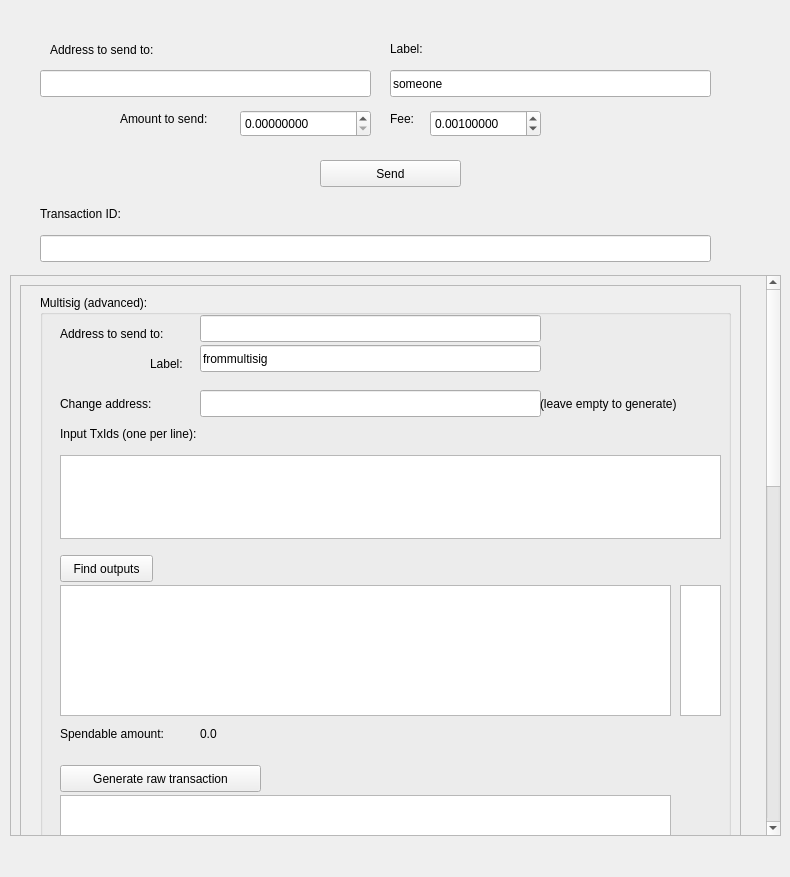
<?xml version="1.0" encoding="UTF-8"?>
<ui version="4.0">
 <class>BtcSendDlg</class>
 <widget class="QWidget" name="BtcSendDlg">
  <property name="geometry">
   <rect>
    <x>0</x>
    <y>0</y>
    <width>790</width>
    <height>877</height>
   </rect>
  </property>
  <property name="windowTitle">
   <string>Send Bitcoin</string>
  </property>
  <widget class="QDoubleSpinBox" name="spinBoxAmount">
   <property name="geometry">
    <rect>
     <x>240</x>
     <y>110</y>
     <width>131</width>
     <height>27</height>
    </rect>
   </property>
   <property name="toolTip">
    <string>Amount in Bitcoin</string>
   </property>
   <property name="decimals">
    <number>8</number>
   </property>
   <property name="maximum">
    <double>20000000.000000000000000</double>
   </property>
   <property name="singleStep">
    <double>0.001000000000000</double>
   </property>
  </widget>
  <widget class="QLabel" name="label">
   <property name="geometry">
    <rect>
     <x>120</x>
     <y>110</y>
     <width>111</width>
     <height>17</height>
    </rect>
   </property>
   <property name="text">
    <string>Amount to send:</string>
   </property>
  </widget>
  <widget class="QPushButton" name="buttonSend">
   <property name="geometry">
    <rect>
     <x>320</x>
     <y>160</y>
     <width>141</width>
     <height>27</height>
    </rect>
   </property>
   <property name="text">
    <string>Send</string>
   </property>
  </widget>
  <widget class="QLineEdit" name="editTxid">
   <property name="geometry">
    <rect>
     <x>40</x>
     <y>235</y>
     <width>671</width>
     <height>27</height>
    </rect>
   </property>
  </widget>
  <widget class="QLabel" name="label_3">
   <property name="geometry">
    <rect>
     <x>40</x>
     <y>205</y>
     <width>111</width>
     <height>17</height>
    </rect>
   </property>
   <property name="text">
    <string>Transaction ID:</string>
   </property>
  </widget>
  <widget class="QLineEdit" name="editAddress">
   <property name="geometry">
    <rect>
     <x>40</x>
     <y>70</y>
     <width>331</width>
     <height>27</height>
    </rect>
   </property>
   <property name="text">
    <string/>
   </property>
  </widget>
  <widget class="QLabel" name="label_5">
   <property name="geometry">
    <rect>
     <x>50</x>
     <y>40</y>
     <width>161</width>
     <height>20</height>
    </rect>
   </property>
   <property name="text">
    <string>Address to send to:</string>
   </property>
  </widget>
  <widget class="QScrollArea" name="scrollArea">
   <property name="geometry">
    <rect>
     <x>10</x>
     <y>275</y>
     <width>771</width>
     <height>561</height>
    </rect>
   </property>
   <property name="verticalScrollBarPolicy">
    <enum>Qt::ScrollBarAsNeeded</enum>
   </property>
   <property name="widgetResizable">
    <bool>true</bool>
   </property>
   <widget class="QWidget" name="scrollAreaWidgetContents">
    <property name="geometry">
     <rect>
      <x>0</x>
      <y>0</y>
      <width>751</width>
      <height>1509</height>
     </rect>
    </property>
    <layout class="QFormLayout" name="formLayout">
     <item row="0" column="0">
      <widget class="QFrame" name="frameMultiSig">
       <property name="sizePolicy">
        <sizepolicy hsizetype="Maximum" vsizetype="Maximum">
         <horstretch>0</horstretch>
         <verstretch>0</verstretch>
        </sizepolicy>
       </property>
       <property name="minimumSize">
        <size>
         <width>721</width>
         <height>1491</height>
        </size>
       </property>
       <property name="frameShape">
        <enum>QFrame::StyledPanel</enum>
       </property>
       <property name="frameShadow">
        <enum>QFrame::Raised</enum>
       </property>
       <widget class="QGroupBox" name="groupBox">
        <property name="geometry">
         <rect>
          <x>20</x>
          <y>10</y>
          <width>691</width>
          <height>1431</height>
         </rect>
        </property>
        <property name="title">
         <string>Multisig (advanced):</string>
        </property>
        <widget class="QPlainTextEdit" name="textMultisigTxids">
         <property name="geometry">
          <rect>
           <x>20</x>
           <y>160</y>
           <width>661</width>
           <height>84</height>
          </rect>
         </property>
        </widget>
        <widget class="QLabel" name="label_7">
         <property name="geometry">
          <rect>
           <x>20</x>
           <y>130</y>
           <width>171</width>
           <height>17</height>
          </rect>
         </property>
         <property name="text">
          <string>Input TxIds (one per line):</string>
         </property>
        </widget>
        <widget class="QLabel" name="label_8">
         <property name="geometry">
          <rect>
           <x>20</x>
           <y>30</y>
           <width>131</width>
           <height>17</height>
          </rect>
         </property>
         <property name="text">
          <string>Address to send to:</string>
         </property>
        </widget>
        <widget class="QLabel" name="label_9">
         <property name="geometry">
          <rect>
           <x>20</x>
           <y>100</y>
           <width>111</width>
           <height>17</height>
          </rect>
         </property>
         <property name="text">
          <string>Change address:</string>
         </property>
        </widget>
        <widget class="QLineEdit" name="editAddressMultisig">
         <property name="geometry">
          <rect>
           <x>160</x>
           <y>20</y>
           <width>341</width>
           <height>27</height>
          </rect>
         </property>
        </widget>
        <widget class="QLineEdit" name="editChangeMultisig">
         <property name="geometry">
          <rect>
           <x>160</x>
           <y>95</y>
           <width>341</width>
           <height>27</height>
          </rect>
         </property>
        </widget>
        <widget class="QPushButton" name="buttonFindOutputs">
         <property name="geometry">
          <rect>
           <x>20</x>
           <y>260</y>
           <width>93</width>
           <height>27</height>
          </rect>
         </property>
         <property name="text">
          <string>Find outputs</string>
         </property>
        </widget>
        <widget class="QPlainTextEdit" name="textOutputs">
         <property name="geometry">
          <rect>
           <x>20</x>
           <y>290</y>
           <width>611</width>
           <height>131</height>
          </rect>
         </property>
        </widget>
        <widget class="QPlainTextEdit" name="textVout">
         <property name="geometry">
          <rect>
           <x>640</x>
           <y>290</y>
           <width>41</width>
           <height>131</height>
          </rect>
         </property>
         <property name="plainText">
          <string/>
         </property>
        </widget>
        <widget class="QLabel" name="label_12">
         <property name="geometry">
          <rect>
           <x>110</x>
           <y>60</y>
           <width>41</width>
           <height>17</height>
          </rect>
         </property>
         <property name="text">
          <string>Label:</string>
         </property>
        </widget>
        <widget class="QLineEdit" name="editAddressMultisigLabel">
         <property name="geometry">
          <rect>
           <x>160</x>
           <y>50</y>
           <width>341</width>
           <height>27</height>
          </rect>
         </property>
         <property name="text">
          <string>frommultisig</string>
         </property>
        </widget>
        <widget class="QPushButton" name="buttonCreateRawTx">
         <property name="geometry">
          <rect>
           <x>20</x>
           <y>470</y>
           <width>201</width>
           <height>27</height>
          </rect>
         </property>
         <property name="text">
          <string>Generate raw transaction</string>
         </property>
        </widget>
        <widget class="QPlainTextEdit" name="textRawTx">
         <property name="geometry">
          <rect>
           <x>20</x>
           <y>500</y>
           <width>611</width>
           <height>191</height>
          </rect>
         </property>
        </widget>
        <widget class="QPushButton" name="buttonSignRawTx">
         <property name="geometry">
          <rect>
           <x>20</x>
           <y>990</y>
           <width>161</width>
           <height>27</height>
          </rect>
         </property>
         <property name="text">
          <string>Sign raw transaction</string>
         </property>
        </widget>
        <widget class="QLabel" name="label_10">
         <property name="geometry">
          <rect>
           <x>20</x>
           <y>710</y>
           <width>101</width>
           <height>17</height>
          </rect>
         </property>
         <property name="text">
          <string>scriptPubKeys:</string>
         </property>
        </widget>
        <widget class="QPlainTextEdit" name="textScriptPubKeys">
         <property name="geometry">
          <rect>
           <x>20</x>
           <y>730</y>
           <width>611</width>
           <height>101</height>
          </rect>
         </property>
        </widget>
        <widget class="QLabel" name="label_11">
         <property name="geometry">
          <rect>
           <x>20</x>
           <y>840</y>
           <width>101</width>
           <height>17</height>
          </rect>
         </property>
         <property name="text">
          <string>redeemScripts:</string>
         </property>
        </widget>
        <widget class="QPlainTextEdit" name="textRedeemScripts">
         <property name="geometry">
          <rect>
           <x>20</x>
           <y>860</y>
           <width>611</width>
           <height>111</height>
          </rect>
         </property>
        </widget>
        <widget class="QLabel" name="label_13">
         <property name="geometry">
          <rect>
           <x>30</x>
           <y>1030</y>
           <width>51</width>
           <height>17</height>
          </rect>
         </property>
         <property name="text">
          <string>Status:</string>
         </property>
        </widget>
        <widget class="QLabel" name="labelSigned">
         <property name="geometry">
          <rect>
           <x>90</x>
           <y>1030</y>
           <width>81</width>
           <height>17</height>
          </rect>
         </property>
         <property name="text">
          <string>Not signed</string>
         </property>
        </widget>
        <widget class="QPlainTextEdit" name="textRawTxSigned">
         <property name="geometry">
          <rect>
           <x>30</x>
           <y>1050</y>
           <width>611</width>
           <height>311</height>
          </rect>
         </property>
        </widget>
        <widget class="QLabel" name="label_15">
         <property name="geometry">
          <rect>
           <x>500</x>
           <y>100</y>
           <width>171</width>
           <height>17</height>
          </rect>
         </property>
         <property name="text">
          <string>(leave empty to generate)</string>
         </property>
        </widget>
        <widget class="QPushButton" name="buttonSendRawTx">
         <property name="enabled">
          <bool>false</bool>
         </property>
         <property name="geometry">
          <rect>
           <x>30</x>
           <y>1370</y>
           <width>141</width>
           <height>27</height>
          </rect>
         </property>
         <property name="text">
          <string>Send transaction</string>
         </property>
        </widget>
        <widget class="QLabel" name="label_6">
         <property name="geometry">
          <rect>
           <x>20</x>
           <y>430</y>
           <width>131</width>
           <height>17</height>
          </rect>
         </property>
         <property name="text">
          <string>Spendable amount:</string>
         </property>
        </widget>
        <widget class="QLabel" name="labelMultisigSpendable">
         <property name="geometry">
          <rect>
           <x>160</x>
           <y>430</y>
           <width>171</width>
           <height>17</height>
          </rect>
         </property>
         <property name="text">
          <string>0.0</string>
         </property>
        </widget>
       </widget>
      </widget>
     </item>
    </layout>
   </widget>
  </widget>
  <widget class="QLineEdit" name="lineEdit">
   <property name="geometry">
    <rect>
     <x>390</x>
     <y>70</y>
     <width>321</width>
     <height>27</height>
    </rect>
   </property>
   <property name="text">
    <string>someone</string>
   </property>
  </widget>
  <widget class="QLabel" name="label_14">
   <property name="geometry">
    <rect>
     <x>390</x>
     <y>40</y>
     <width>62</width>
     <height>17</height>
    </rect>
   </property>
   <property name="text">
    <string>Label:</string>
   </property>
  </widget>
  <widget class="QDoubleSpinBox" name="spinBoxFee">
   <property name="geometry">
    <rect>
     <x>430</x>
     <y>110</y>
     <width>111</width>
     <height>27</height>
    </rect>
   </property>
   <property name="toolTip">
    <string>Fee in Bitcoin</string>
   </property>
   <property name="decimals">
    <number>8</number>
   </property>
   <property name="value">
    <double>0.001000000000000</double>
   </property>
  </widget>
  <widget class="QLabel" name="label_16">
   <property name="geometry">
    <rect>
     <x>390</x>
     <y>110</y>
     <width>31</width>
     <height>17</height>
    </rect>
   </property>
   <property name="text">
    <string>Fee:</string>
   </property>
  </widget>
  <zorder>scrollArea</zorder>
  <zorder>spinBoxAmount</zorder>
  <zorder>label</zorder>
  <zorder>buttonSend</zorder>
  <zorder>editTxid</zorder>
  <zorder>label_3</zorder>
  <zorder>editAddress</zorder>
  <zorder>label_5</zorder>
  <zorder>lineEdit</zorder>
  <zorder>label_14</zorder>
  <zorder>spinBoxFee</zorder>
  <zorder>label_16</zorder>
 </widget>
 <resources/>
 <connections/>
</ui>
